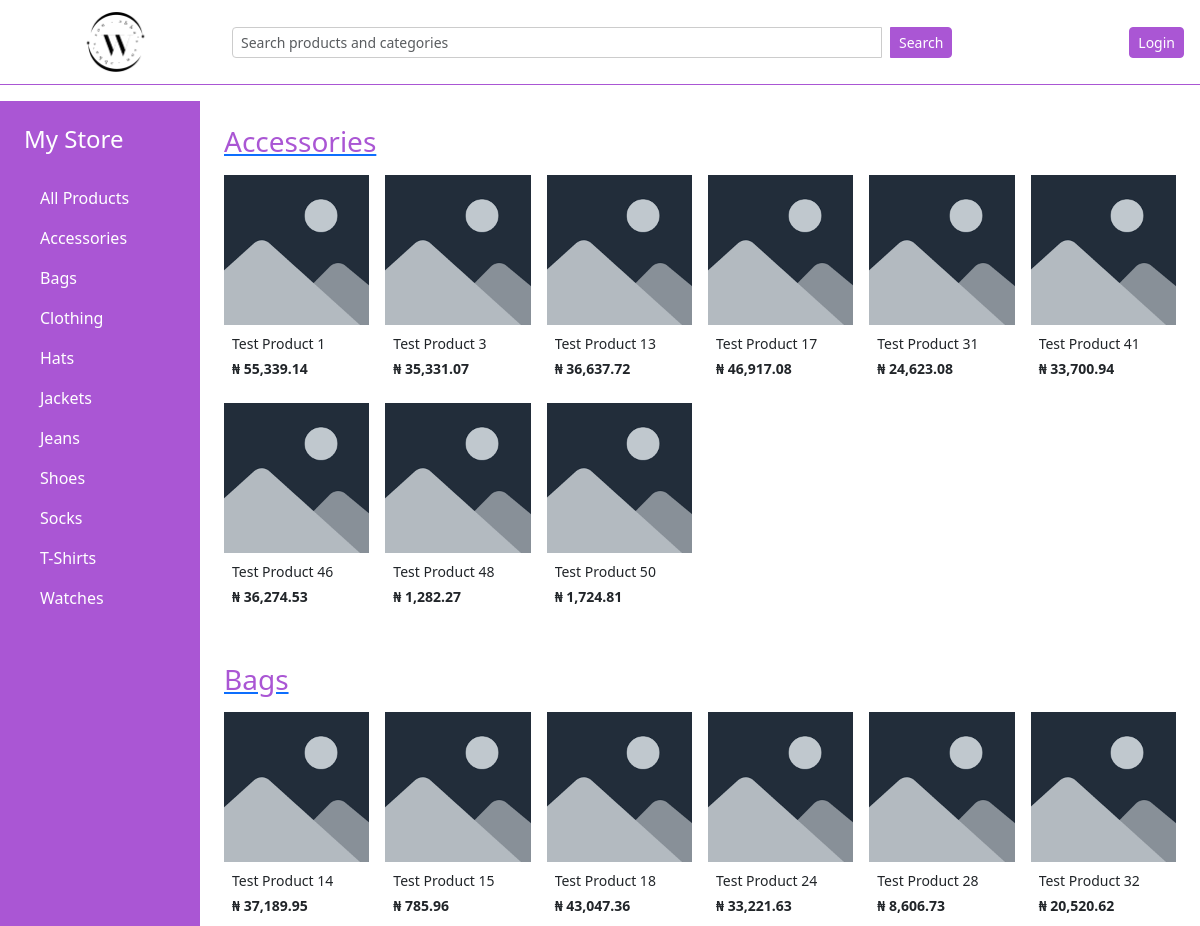
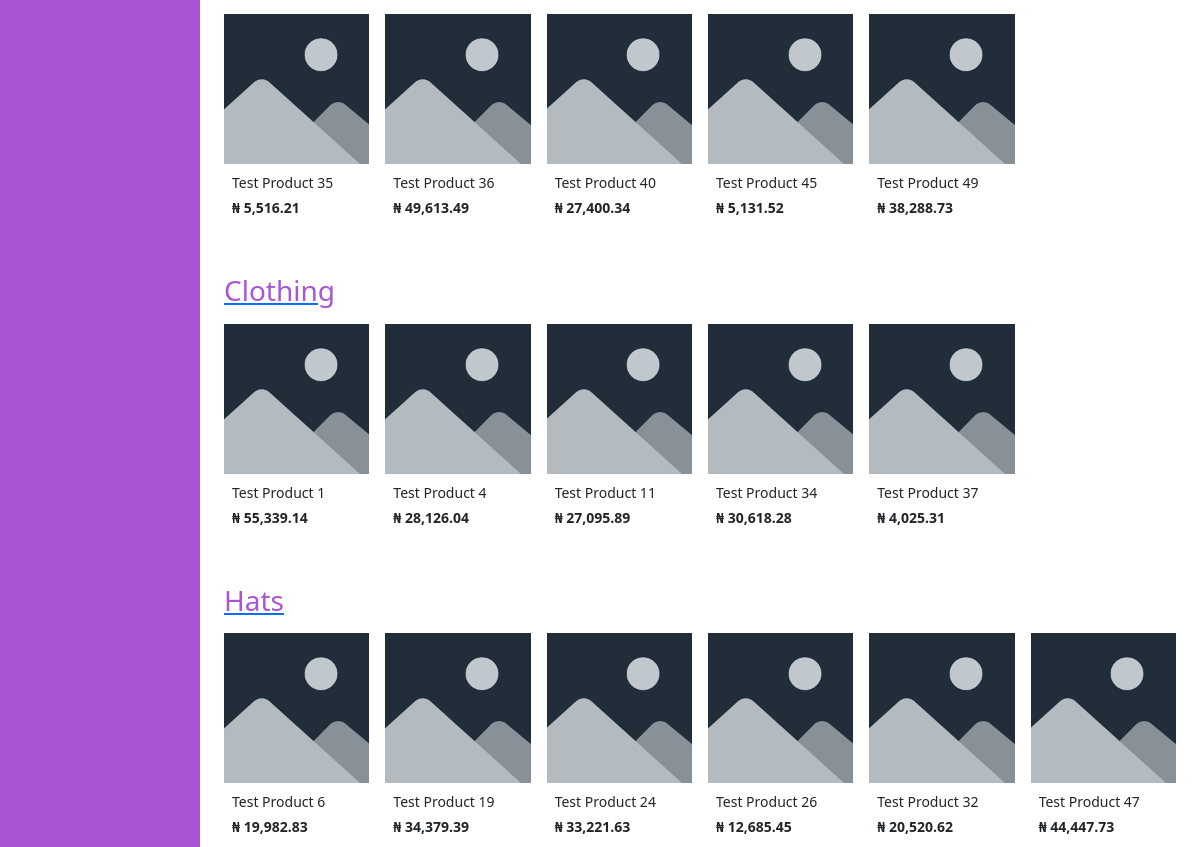
The page /store/catalogue/ (upper part) on the database as committed earlier (2 pictures, top to bottom).
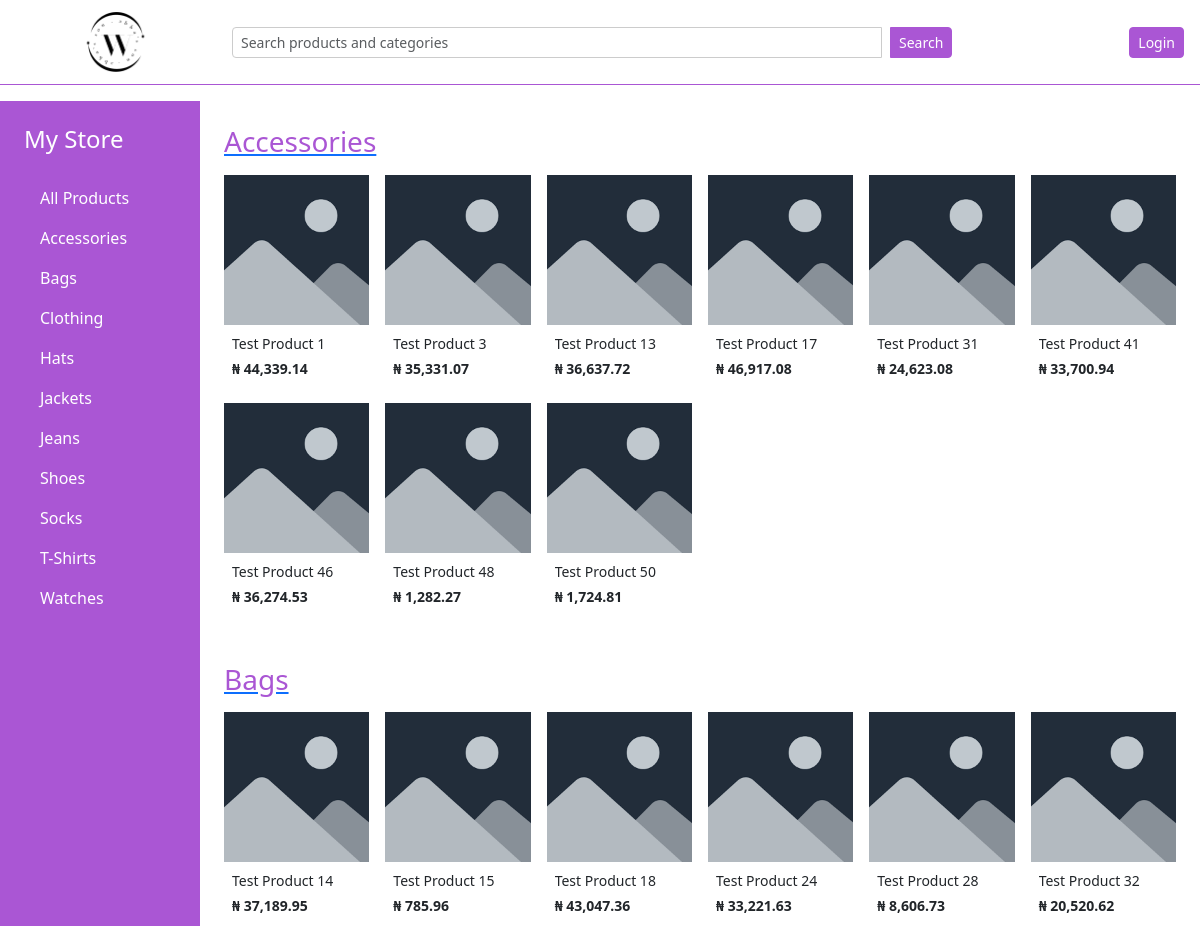
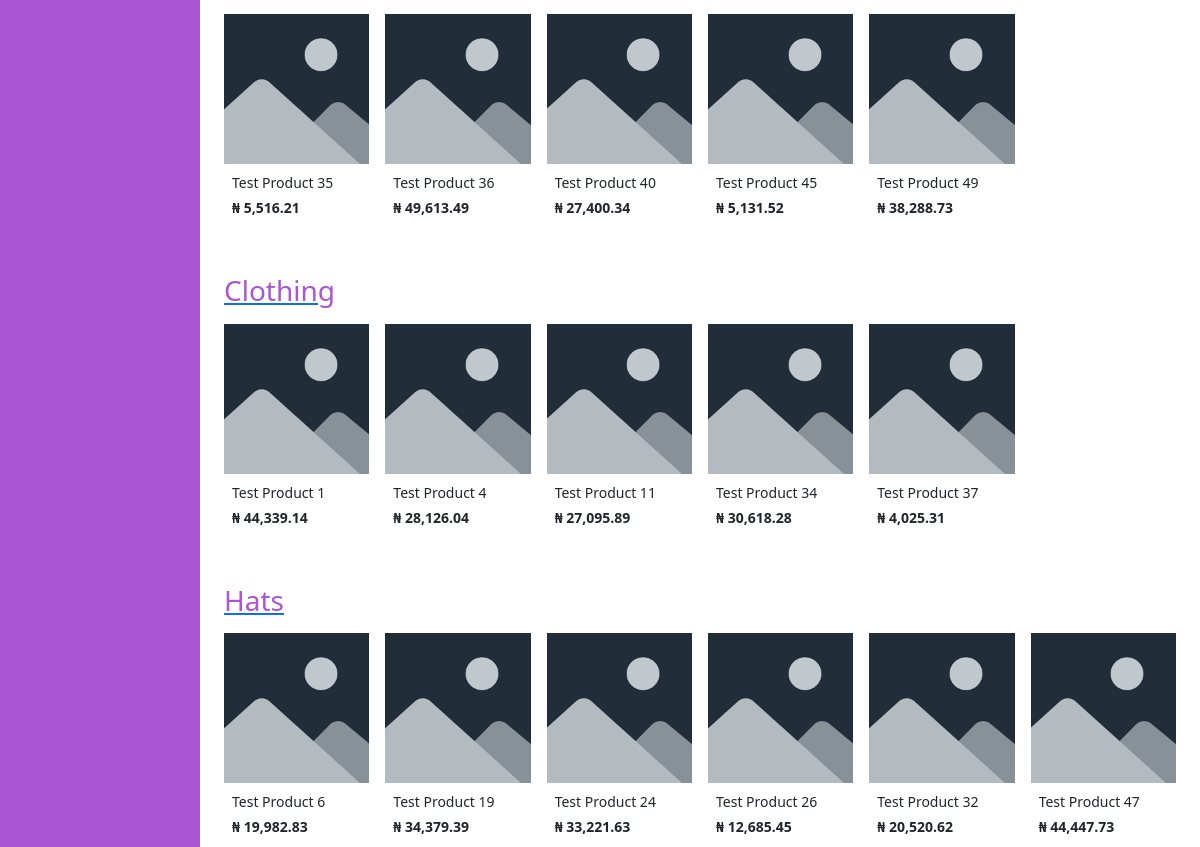
The same page on the database as committed later (2 pictures, top to bottom).
### catalogue/models.py (models this page shows, shortened)
class Product(models.Model):
    name = models.CharField(max_length=100)
    slug = models.SlugField()
    description = models.TextField()
    category = models.ManyToManyField(Category, blank=True, related_name='product')
    price = models.DecimalField(max_digits=8, decimal_places=2)
    size = models.ManyToManyField(Size, blank=True, related_name='sizes')
    image = models.ImageField(default='products/images.png')
    product_type = models.ForeignKey(ProductType, on_delete=models.CASCADE, related_name='type', null=True)
    is_active = models.BooleanField()
    date_created = models.DateTimeField(auto_now_add=True)

### catalogue/views.py (the view)
# urls.py: path('catalogue/', views.store_front, name='store'),
def store_front(request):
    is_vendor = request.user.groups.filter(name='Vendor').exists()
    categories = Category.objects.prefetch_related('product').order_by('name')
    context = {'categories': categories, 'is_vendor': is_vendor}
    return render(request, 'catalogue/store_front.html', context)

### catalogue/templates/catalogue/store_front.html (shortened to what this page needs)
{% extends 'layout.html' %}
{% load humanize %}
{% block content %}
    <div class="row">
        <div class="col-md-3 col-lg-2 d-none d-md-block bg-primary-custom text-white min-vh-100 p-4">
            <h4 class="mb-4">My Store</h4>
            <ul class="nav flex-column">
                <li class="nav-item">
                    <a class="nav-link text-white" href="{% url 'store:store' %}">All Products</a>
                </li>
                {% for category in categories %}
                    <li class="nav-item">
                        <a class="nav-link text-white" href="{% url 'store:category_view' slug=category.slug %}">
                            {{ category.name }}
                        </a>
                    </li>
                {% endfor %}
            </ul>
        </div>
        <div class="col-md-9 col-lg-10 bg-white p-4">
            {% for category in categories %}
                <div class="mb-5">
                    <a href="{% url 'store:category_view' slug=category.slug %}">
                        <h3 class="text-primary-custom mb-3">{{ category.name }}</h3>
                    </a>
                    <div class="row g-3">
                        {% for product in category.product.all %}
                            <div class="col-6 col-md-4 col-lg-2">
                                <div class="card h-100 border-0">
                                    <a href="{% url 'store:product_page' slug=product.slug %}">
                                        <div style="height: 150px; overflow: hidden;">
                                            <img src="{{ product.image.url }}"
                                                 alt="{{ product.name }}"
                                                 class="w-100 h-100 object-fit-cover">
                                        </div>
                                    </a>
                                    <div class="p-2">
                                        <p class="mb-1 small text-truncate">{{ product.name }}</p>
                                        <p class="fw-bold small mb-0">₦ {{ product.price|intcomma }}</p>
                                    </div>
                                </div>
                            </div>
                        {% endfor %}
                    </div>
                </div>
            {% endfor %}
        </div>
    </div>
{% endblock %}

Rows that differ between the two databases and show on the page:
changed Product "Test Product 1": price "55,339.14" → "44,339.14"
